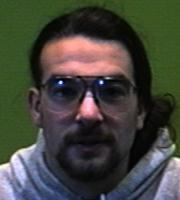
#> input picture ch4：PCA/project3_face_images/face_images/admars/admars.12.jpg, 180 x 200 px, found by its file name; its folder holds only this picture in this run
$ python '4月21 PCA III.py'
#> lines starting #> are read from the running program, lines starting #| are printed output that depends on the picture
#> `to_image = Image.new('RGB', (IMAGE_SIZE[1]*IMAGE_COLUMN, IMAGE_SIZE[0]..`: to_image: PIL image 3600x2000 RGB; every value is 0
### ch4：PCA/clustering_performance.py
# -*- coding: utf-8 -*-
"""
Created on April 7, 2020

@author: Shiping Wang
  Email: shipingwangphd@gmail.com
  Date: April 14, 2020.
"""

from sklearn import metrics
import numpy as np
from scipy.optimize import linear_sum_assignment as linear_assignment

'''
   Clustering accuracy
'''
def cluster_acc(y_true, y_pred):
    """
    Calculate clustering accuracy. Require scikit-learn installed

    # Arguments
        y: true labels, numpy.array with shape `(n_samples,)`
        y_pred: predicted labels, numpy.array with shape `(n_samples,)`

    # Return
        accuracy, in [0,1]
    """
    y_true = np.array(y_true).astype(np.int64)
    assert y_pred.size == y_true.size
    D = max(y_pred.max(), y_true.max()) + 1
    w = np.zeros((D, D), dtype=np.int64)
    for i in range(y_pred.size):
        w[y_pred[i], y_true[i]] += 1
    ind = linear_assignment(w.max() - w)
    # print("ind is",ind)
    sum = 0
    for i in ind[0]:
        for j in ind[1]:
            sum += w[i,j]
    # print(w)
    print("w:",w,"ind:",ind,sum,y_pred.size)
    return sum * 1.0 / y_pred.size
    # return sum([w[i, j] for i, j in ind]) * 1.0 / y_pred.size


'''
 Evaluation metrics of clustering performance
      ACC: clustering accuracy
      NMI: normalized mutual information
      ARI: adjusted rand index
'''
def clusteringMetrics(trueLabel, predictiveLabel):
    # Clustering accuracy
    ACC = cluster_acc(trueLabel, predictiveLabel)

    # Normalized mutual information
    NMI = metrics.normalized_mutual_info_score(trueLabel, predictiveLabel)

    # Adjusted rand index
    ARI = metrics.adjusted_rand_score(trueLabel, predictiveLabel)

    return ACC, NMI, ARI

### ch4：PCA/4月21 PCA III.py
from sklearn.metrics import accuracy_score, normalized_mutual_info_score, adjusted_rand_score
import PIL.Image as Image
from sklearn.decomposition import PCA
from sklearn.cluster import KMeans
from clustering_performance import clusteringMetrics
import random
import matplotlib.pyplot as plt
import numpy as np
import os
from clustering_performance import clusteringMetrics

IMAGES_PATH_DIR = os.getcwd() + r"\face_images\\"
IMAGES_FORMAT = ['.jpg', '.py']
IMAGE_SIZE = (200,180)
IMAGE_ROW = 10
IMAGE_COLUMN = 20

def loadData(FileName):
    im = Image.open(FileName)
#> im is the input picture: PIL image 180x200 RGB; mean R, G, B 67.7, 68.7, 60.3
    im = im.convert('RGB')
    return im

data_show = plt.figure(1)

image_names = []
image_vector = []
real_label = sorted([_ for _ in range(0, 10)]*20)

to_image = Image.new('RGB', (IMAGE_SIZE[1]*IMAGE_COLUMN, IMAGE_SIZE[0]*IMAGE_ROW))
image_dir_names = [name for name in os.listdir(IMAGES_PATH_DIR) if os.path.splitext(name)[1] not in IMAGES_FORMAT ]

# print(image_dir_names)

for x, dir_name in enumerate(image_dir_names):
    new_addr = IMAGES_PATH_DIR + dir_name + '\\'
    image_names = [name for name in os.listdir(new_addr) if os.path.splitext(name)[1] in IMAGES_FORMAT ]
    # print(image_names)

    for y, _PATH in enumerate(image_names):
        IMAGES_PATH = new_addr + _PATH
        # print(IMAGES_PATH)

        im = loadData(IMAGES_PATH)
        image_vector.append(list(im.getdata()))

image_vector = np.array(image_vector).ravel().reshape((200, -1))
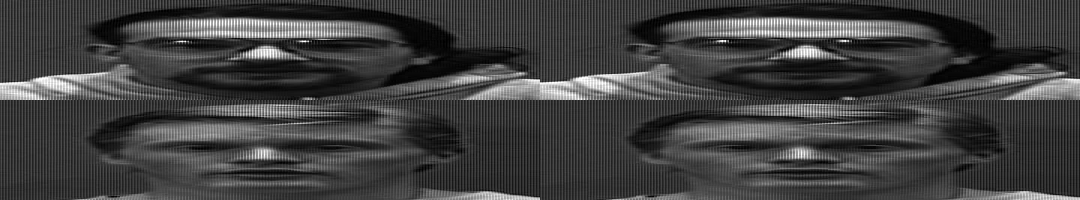
#> image_vector: shape (200, 1080) int64; min 0, max 255, mean 63.9
estimator = []

# 读取完毕

size, total_width, n = 10, 0.8, 3     # x个数，x单位宽度，单位宽度内类型个数
for i in range(1, size+1):
    Pca = PCA(n_components=i)
    new_image_vector = Pca.fit_transform(image_vector)

    km = KMeans(n_clusters=10)
    pre_label = km.fit_predict(new_image_vector)
    estimator.append(clusteringMetrics(real_label, pre_label))
#> this loop made 10 passes
#> (NMI in clusteringMetrics, ARI in clusteringMetrics) on passes 1 to 10: (0.417, 0.177), (0.468, 0.253), (0.539, 0.302), (0.543, 0.313), (0.58, 0.317), (0.633, 0.401), (0.596, 0.345), (0.587, 0.367), (0.528, 0.297), (0.552, 0.278)
#> after the loop, estimator = [(1, 0.417, 0.177), (1, 0.468, 0.253), (1, 0.539, 0.302), (1, 0.543, 0.313), (1, 0.58, 0.317), (1, 0.633, 0.401), (1, 0.596, 0.345), (1, 0.587, 0.367), (1, 0.528, 0.297), (1, 0.552, 0.278)]


x = np.arange(size)
width = total_width / n
x = x - (total_width - width) / 2

plt.bar(x, [_[0] for _ in estimator],  width=width, label='ACC',color='red', alpha=0.3, edgecolor='mediumvioletred', lw=3)
plt.bar(x + width+0.04, [_[1] for _ in estimator], width=width, label='NMI',color='deepskyblue', alpha=0.3, edgecolor='midnightblue', lw=3)
plt.bar(x + 2 * width+0.08, [_[2] for _ in estimator], width=width, label='ARI', color='green', alpha=0.3, edgecolor='mediumspringgreen', lw=3)

for idx, item in enumerate(estimator):
    plt.text(x[idx], item[0]+0.01, '%.2f'%item[0], ha='center', va='bottom', fontsize=8)
    plt.text(x[idx]+width+0.04, item[1]+0.01, '%.2f'%item[1], ha='center', va='bottom', fontsize=8)
    plt.text(x[idx]+width*2+0.08, item[2]+0.01, '%.2f'%item[2], ha='center', va='bottom', fontsize=8)
#> this loop made 10 passes

plt.xticks()
plt.yticks()
plt.legend(loc="upper left")  # 防止label和图像重合显示不出来
plt.ylabel('Value')
plt.xlabel('Indicator (ACC,NMI,ARI)')
# plt.rcParams['figure.figsize'] = (0.8, 10)  # 尺寸
plt.title("Performance with different k")
plt.show()
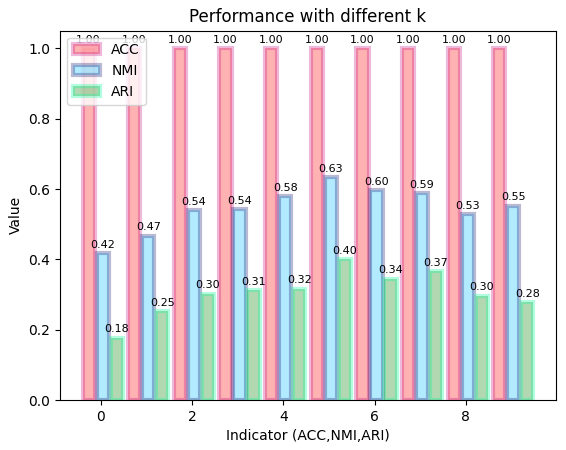
#> figure drawn by matplotlib, 1 panel; tallest bar 0.633 high, from x = 4.91 to 5.17; tallest bar 0.401 high, from x = 5.21 to 5.48
